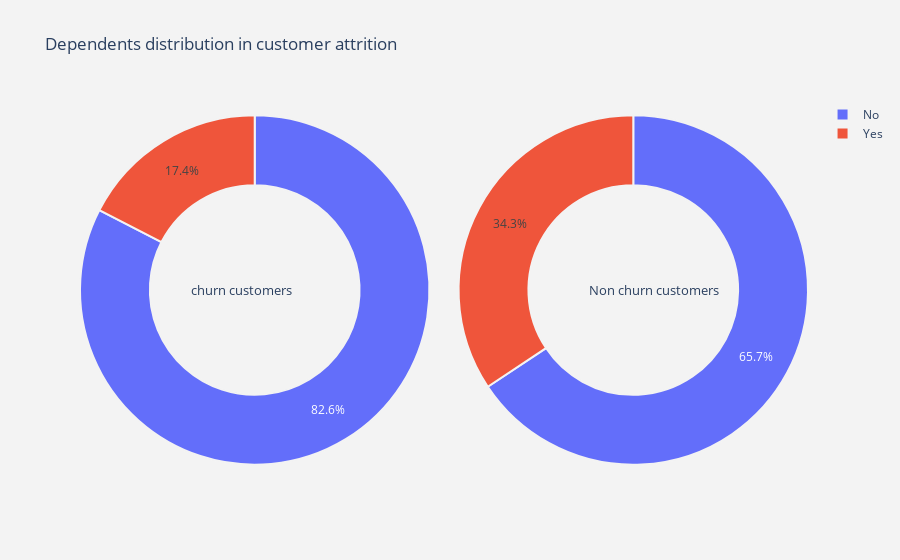

Here is the notebook cell this chart was saved with:
### Markdown cell above
### Customer with partners are more likely to churn

### Code cell
plot_pie('Dependents')

### Figure 1 — Plotly figure (JSON) as saved in the notebook; plotly's stock layout.template omitted (floating-point values rounded to 4 significant figures)
{"data": [{"domain": {"x": [0, 0.48]}, "hole": 0.6, "hoverinfo": "label+percent+name", "labels": ["No", "Yes"], "marker": {"line": {"color": "rgb(243,243,243)", "width": 2}}, "name": "Churn Customers", "type": "pie", "values": [1543, 326]}, {"domain": {"x": [0.52, 1]}, "hole": 0.6, "hoverinfo": "label+percent+name", "labels": ["No", "Yes"], "marker": {"line": {"color": "rgb(243,243,243)", "width": 2}}, "name": "Non churn customers", "type": "pie", "values": [3390, 1773]}], "layout": {"annotations": [{"font": {"size": 13}, "showarrow": false, "text": "churn customers", "x": 0.15, "y": 0.5}, {"font": {"size": 13}, "showarrow": false, "text": "Non churn customers", "x": 0.88, "y": 0.5}], "paper_bgcolor": "rgb(243,243,243)", "plot_bgcolor": "rgb(243,243,243)", "title": {"text": "Dependents distribution in customer attrition "}}}
